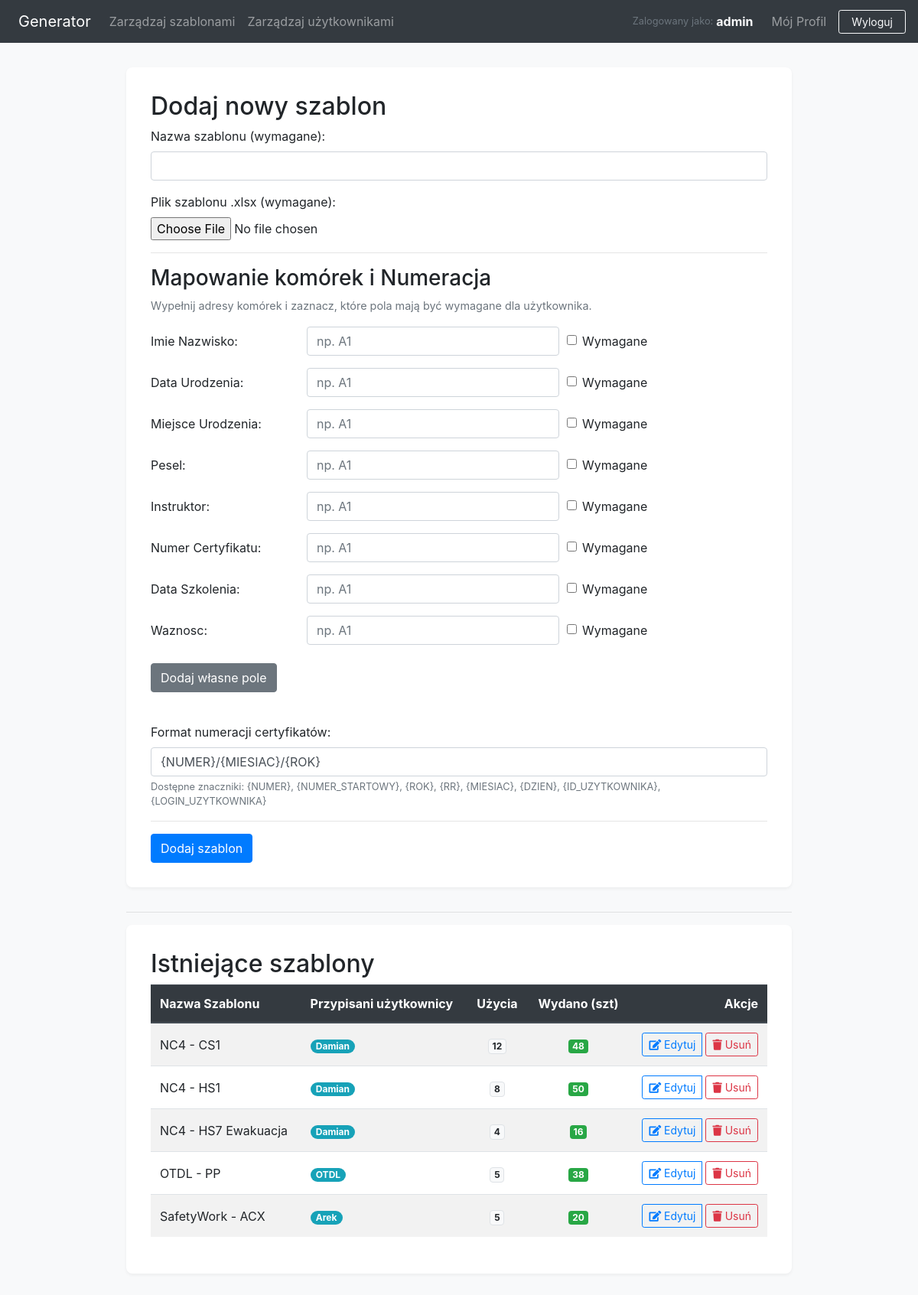
The page /admin (signed in) on the database its author committed.
### app.py (models this page shows, shortened)
class User(UserMixin, db.Model):
    id = db.Column(db.Integer, primary_key=True)
    username = db.Column(db.String(80), unique=True, nullable=False)
    password_hash = db.Column(db.String(256), nullable=False)
    role = db.Column(db.String(20), nullable=False, default='user')
    company_name = db.Column(db.String(150), nullable=True)
    email = db.Column(db.String(120), nullable=True)
    phone = db.Column(db.String(30), nullable=True)
    contact_person = db.Column(db.String(150), nullable=True)
    nip = db.Column(db.String(20), nullable=True)
    assigned_templates = db.relationship('Template', secondary=template_assignments, lazy='dynamic',
                                         back_populates='assigned_users')
    generation_logs = db.relationship('GenerationLog', backref='user', lazy='dynamic', cascade="all, delete-orphan")
    @property
    def is_admin(self):
        return self.role == 'admin'

class Template(db.Model):
    id = db.Column(db.Integer, primary_key=True)
    name = db.Column(db.String(120), nullable=False)
    filename = db.Column(db.String(255), nullable=False)
    numbering_format = db.Column(db.String(255), nullable=True)
    user_id = db.Column(db.Integer, db.ForeignKey('user.id'), nullable=False)
    creator = db.relationship('User', backref='created_templates')
    mappings = db.relationship('CellMapping', backref='template', lazy='dynamic', cascade="all, delete-orphan")
    assigned_users = db.relationship('User', secondary=template_assignments, lazy='dynamic',
                                     back_populates='assigned_templates')
    generation_logs = db.relationship('GenerationLog', backref='template', lazy='dynamic', cascade="all, delete-orphan")
    @property
    def usage_count(self):
        return self.generation_logs.count()
    @property
    def total_certificates_generated(self):
        logs = self.generation_logs.all()
        return sum(log.certificate_count for log in logs)

class GenerationLog(db.Model):
    id = db.Column(db.Integer, primary_key=True)
    generation_date = db.Column(db.DateTime, nullable=False, default=datetime.datetime.now)  # Czas lokalny
    certificate_count = db.Column(db.Integer, nullable=False)
    user_id = db.Column(db.Integer, db.ForeignKey('user.id'), nullable=False)
    template_id = db.Column(db.Integer, db.ForeignKey('template.id'), nullable=False)

### app.py (the view)
@app.route('/admin')
@login_required
@admin_required
def admin_dashboard():
    all_templates = Template.query.order_by(Template.name).all()
    fields_to_map = ['imie_nazwisko', 'data_urodzenia', 'miejsce_urodzenia', 'pesel', 'instruktor', 'numer_certyfikatu',
                     'data_szkolenia', 'waznosc']
    return render_template('admin_dashboard.html', templates=all_templates, fields_to_map=fields_to_map)

### app.py (called while the page is built)
@login_manager.user_loader
def load_user(user_id):
    return db.session.get(User, int(user_id))

def admin_required(f):
    @wraps(f)
    def decorated_function(*args, **kwargs):
        if not current_user.is_authenticated or not current_user.is_admin:
            flash("Dostęp do tej strony wymaga uprawnień administratora.", "danger")
            return redirect(url_for('login'))
        return f(*args, **kwargs)
    return decorated_function

### templates/admin_dashboard.html (shortened to what this page needs)
{% extends 'base.html' %}
{% block content %}
    <div class="section-container">
        <h2>Dodaj nowy szablon</h2>
        <form action="{{ url_for('add_template') }}" method="post" enctype="multipart/form-data" class="form-section">
            <div class="form-group">
                <label for="template_name_upload">Nazwa szablonu (wymagane):</label>
                <input type="text" id="template_name_upload" name="template_name" class="form-control" required>
            </div>
            <div class="form-group">
                <label for="template_file_upload">Plik szablonu .xlsx (wymagane):</label>
                <input type="file" id="template_file_upload" name="template_file" class="form-control-file" accept=".xlsx" required>
            </div>
            <hr>
            <h3>Mapowanie komórek i Numeracja</h3>
            <p class="info-message">Wypełnij adresy komórek i zaznacz, które pola mają być wymagane dla użytkownika.</p>
            {% for field in fields_to_map %}
            <div class="form-group form-row align-items-center">
                <label class="col-sm-3 col-form-label">{{ field.replace('_', ' ').title() }}:</label>
                <div class="col-sm-5">
                    <input type="text" name="mapping_{{ field }}" class="form-control" placeholder="np. A1" {% if field == 'imie_nazwisko' %}required{% endif %}>
                </div>
                <div class="col-sm-4">
                    <div class="form-check">
                        <input class="form-check-input" type="checkbox" name="is_required_{{ field }}" id="is_required_{{ field }}_create">
                        <label class="form-check-label" for="is_required_{{ field }}_create">Wymagane</label>
                    </div>
                </div>
            </div>
            {% endfor %}
            <button type="button" id="add-custom-field-btn" class="btn btn-secondary mt-2 mb-3">Dodaj własne pole</button>
            <div class="form-group mt-4">
                <label for="numbering_format_create">Format numeracji certyfikatów:</label>
                <input type="text" name="numbering_format" id="numbering_format_create" class="form-control" placeholder="Domyślnie: {NUMER}/{MIESIAC}/{ROK}" value="{NUMER}/{MIESIAC}/{ROK}">
                <small class="form-text text-muted">
                    Dostępne znaczniki: {NUMER}, {NUMER_STARTOWY}, {ROK}, {RR}, {MIESIAC}, {DZIEN}, {ID_UZYTKOWNIKA}, {LOGIN_UZYTKOWNIKA}
                </small>
            </div>
            <hr>
            <button type="submit" class="btn btn-primary">Dodaj szablon</button>
        </form>
    </div>
    <hr>
    <div class="section-container">
        <h2>Istniejące szablony</h2>
        {% if templates %}
        <div class="table-responsive">
            <table class="table table-striped table-hover">
                <thead class="thead-dark">
                    <tr>
                        <th>Nazwa Szablonu</th>
                        <th>Przypisani użytkownicy</th>
                        <th class="text-center" title="Ile razy kliknięto 'Generuj'">Użycia</th>
                        <th class="text-center" title="Łączna liczba wygenerowanych certyfikatów">Wydano (szt)</th>
                        <th class="text-right">Akcje</th>
                    </tr>
                </thead>
                <tbody>
                    {% for t in templates %}
                    <tr>
                        <td class="align-middle">
                            {{ t.name }}
                        </td>
                        <td class="align-middle">
                            {% if t.assigned_users.count() > 0 %}
                                <div style="max-height: 60px; overflow-y: auto;">
                                {% for user in t.assigned_users %}
                                    <span class="badge badge-pill badge-info">{{ user.username }}</span>
                                {% endfor %}
                                </div>
                            {% else %}
                                <span class="text-muted small">Brak przypisanych</span>
                            {% endif %}
                        </td>
                        <td class="align-middle text-center">
                            <span class="badge badge-light border">{{ t.usage_count }}</span>
                        </td>
                        <td class="align-middle text-center">
                            {% if t.total_certificates_generated > 0 %}
                                <span class="badge badge-success">{{ t.total_certificates_generated }}</span>
                            {% else %}
                                <span class="text-muted">-</span>
                            {% endif %}
                        </td>
                        <td class="align-middle text-right">
                            <div class="btn-group" role="group">
                                <a href="{{ url_for('edit_template', template_id=t.id) }}" class="btn btn-sm btn-outline-primary">
                                    <i class="fas fa-edit"></i> Edytuj
                                </a>
                                <form class="d-inline ml-1" action="{{ url_for('delete_template', template_id=t.id) }}" method="post" onsubmit="return confirm('Czy na pewno usunąć szablon {{ t.name }}?');">
                                    <button type="submit" class="btn btn-sm btn-outline-danger">
                                        <i class="fas fa-trash"></i> Usuń
                                    </button>
                                </form>
                            </div>
                        </td>
                    </tr>
                    {% endfor %}
                </tbody>
            </table>
        </div>
        {% else %}
        <p class="info-message">Nie ma jeszcze żadnych szablonów w systemie.</p>
        {% endif %}
    </div>
{% endblock %}

### templates/base.html (shortened to what this page needs)
<!DOCTYPE html>
<html lang="pl">
<head>
    <link rel="stylesheet" href="https://stackpath.bootstrapcdn.com/bootstrap/4.5.2/css/bootstrap.min.css">
    <link rel="stylesheet" href="https://cdnjs.cloudflare.com/ajax/libs/font-awesome/5.15.4/css/all.min.css">
</head>
<body>
    <nav class="navbar navbar-expand-lg navbar-dark bg-dark">
        <a class="navbar-brand d-flex align-items-center" href="{{ url_for('dashboard') }}">
            Generator
        </a>
        <div class="collapse navbar-collapse" id="navbarNav">
            <ul class="navbar-nav mr-auto align-items-center">
            {% if current_user.is_authenticated and current_user.is_admin %}
                <li class="nav-item"><a class="nav-link" href="{{ url_for('admin_dashboard') }}">Zarządzaj szablonami</a></li>
                <li class="nav-item"><a class="nav-link" href="{{ url_for('manage_users') }}">Zarządzaj użytkownikami</a></li>
            {% endif %}
            </ul>
            <ul class="navbar-nav ml-auto align-items-center">
                {% if current_user.is_authenticated %}
                    <li class="nav-item mr-3">
                        <span class="navbar-text text-light d-flex align-items-center">
                            <small class="text-muted mr-1">Zalogowany jako:</small> <strong>{{ current_user.username }}</strong>
                        </span>
                    </li>
                    <li class="nav-item">
                        <a class="nav-link" href="{{ url_for('user_profile') }}">Mój Profil</a>
                    </li>
                    <li class="nav-item ml-2">
                        <a class="btn btn-outline-light btn-sm px-3" href="{{ url_for('logout') }}">Wyloguj</a>
                    </li>
                {% else %}
                    <li class="nav-item">
                        <a class="nav-link" href="{{ url_for('login') }}">Zaloguj</a>
                    </li>
                {% endif %}
            </ul>
        </div>
    </nav>
    <main class="container">
        {% block content %}{% endblock %}
    </main>
</body>
</html>

### templates/base.html (style rules this page uses)
body { background-color: #f8f9fa; }
.navbar { margin-bottom: 2rem; padding-top: 0.5rem; padding-bottom: 0.5rem; }
.container { max-width: 900px; }
.section-container { background: white; padding: 2rem; border-radius: 8px; margin-bottom: 2rem; box-shadow: 0 2px 4px rgba(0,0,0,0.05); }
.info-message { font-size: 0.9rem; color: #6c757d; }
.navbar-text { margin-top: 0; margin-bottom: 0; padding-top: 0; padding-bottom: 0; }

### rows shown on the page
User: username "admin"
Template: name "NC4 - CS1", usage_count "12", total_certificates_generated "48"
User: username "Damian"
Template: name "NC4 - HS1", usage_count "8", total_certificates_generated "50"
Template: name "NC4 - HS7 Ewakuacja", usage_count "4", total_certificates_generated "16"
Template: name "OTDL - PP", usage_count "5", total_certificates_generated "38"
User: username "OTDL"
Template: name "SafetyWork - ACX", usage_count "5", total_certificates_generated "20"
User: username "Arek"

### other values the page prints
{{ field.replace('_', ' ').title() }} "Imie Nazwisko" "Data Urodzenia" "Miejsce Urodzenia" "Pesel" "Instruktor" "Numer Certyfikatu" "Data Szkolenia" "Waznosc"
